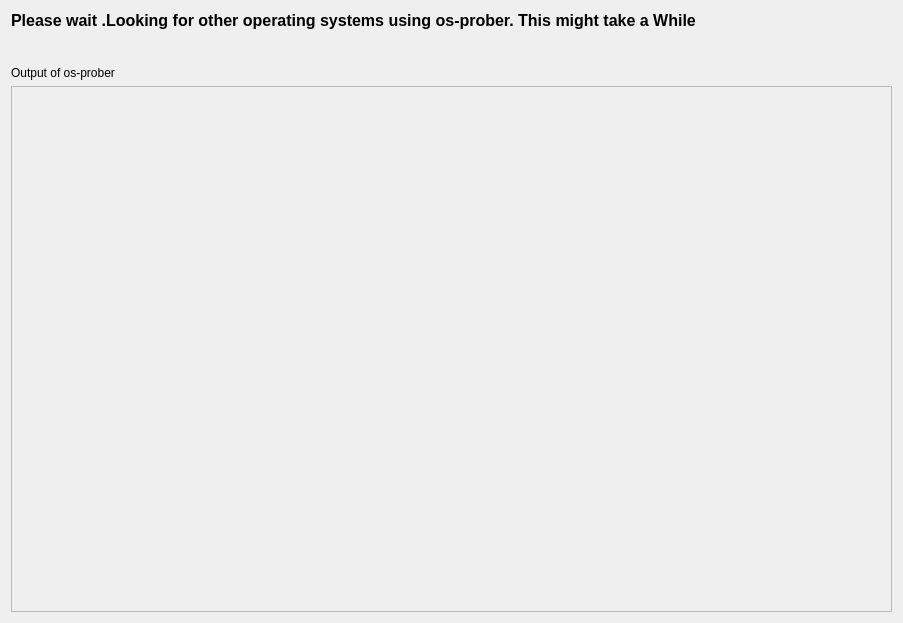
<?xml version="1.0" encoding="UTF-8"?>
<ui version="4.0">
 <class>Form</class>
 <widget class="QWidget" name="Form">
  <property name="geometry">
   <rect>
    <x>0</x>
    <y>0</y>
    <width>903</width>
    <height>623</height>
   </rect>
  </property>
  <property name="windowTitle">
   <string>Form</string>
  </property>
  <layout class="QGridLayout" name="gridLayout">
   <item row="1" column="0">
    <layout class="QVBoxLayout" name="verticalLayout">
     <item>
      <layout class="QHBoxLayout" name="horizontalLayout_2">
       <property name="bottomMargin">
        <number>30</number>
       </property>
       <item>
        <widget class="QLabel" name="label">
         <property name="font">
          <font>
           <pointsize>12</pointsize>
           <weight>75</weight>
           <bold>true</bold>
          </font>
         </property>
         <property name="text">
          <string>Please wait .Looking for other operating systems using os-prober. This might take a While</string>
         </property>
        </widget>
       </item>
      </layout>
     </item>
     <item>
      <widget class="QLabel" name="label_2">
       <property name="text">
        <string>Output of os-prober</string>
       </property>
      </widget>
     </item>
     <item>
      <layout class="QHBoxLayout" name="horizontalLayout">
       <item>
        <widget class="QScrollArea" name="scrollArea">
         <property name="widgetResizable">
          <bool>true</bool>
         </property>
         <widget class="QWidget" name="scrollAreaWidgetContents">
          <property name="geometry">
           <rect>
            <x>0</x>
            <y>0</y>
            <width>883</width>
            <height>516</height>
           </rect>
          </property>
          <layout class="QGridLayout" name="gridLayout_2">
           <item row="0" column="0">
            <widget class="QLabel" name="lbl_os_prober_output">
             <property name="text">
              <string/>
             </property>
            </widget>
           </item>
          </layout>
         </widget>
        </widget>
       </item>
      </layout>
     </item>
    </layout>
   </item>
  </layout>
 </widget>
 <resources/>
 <connections/>
</ui>
